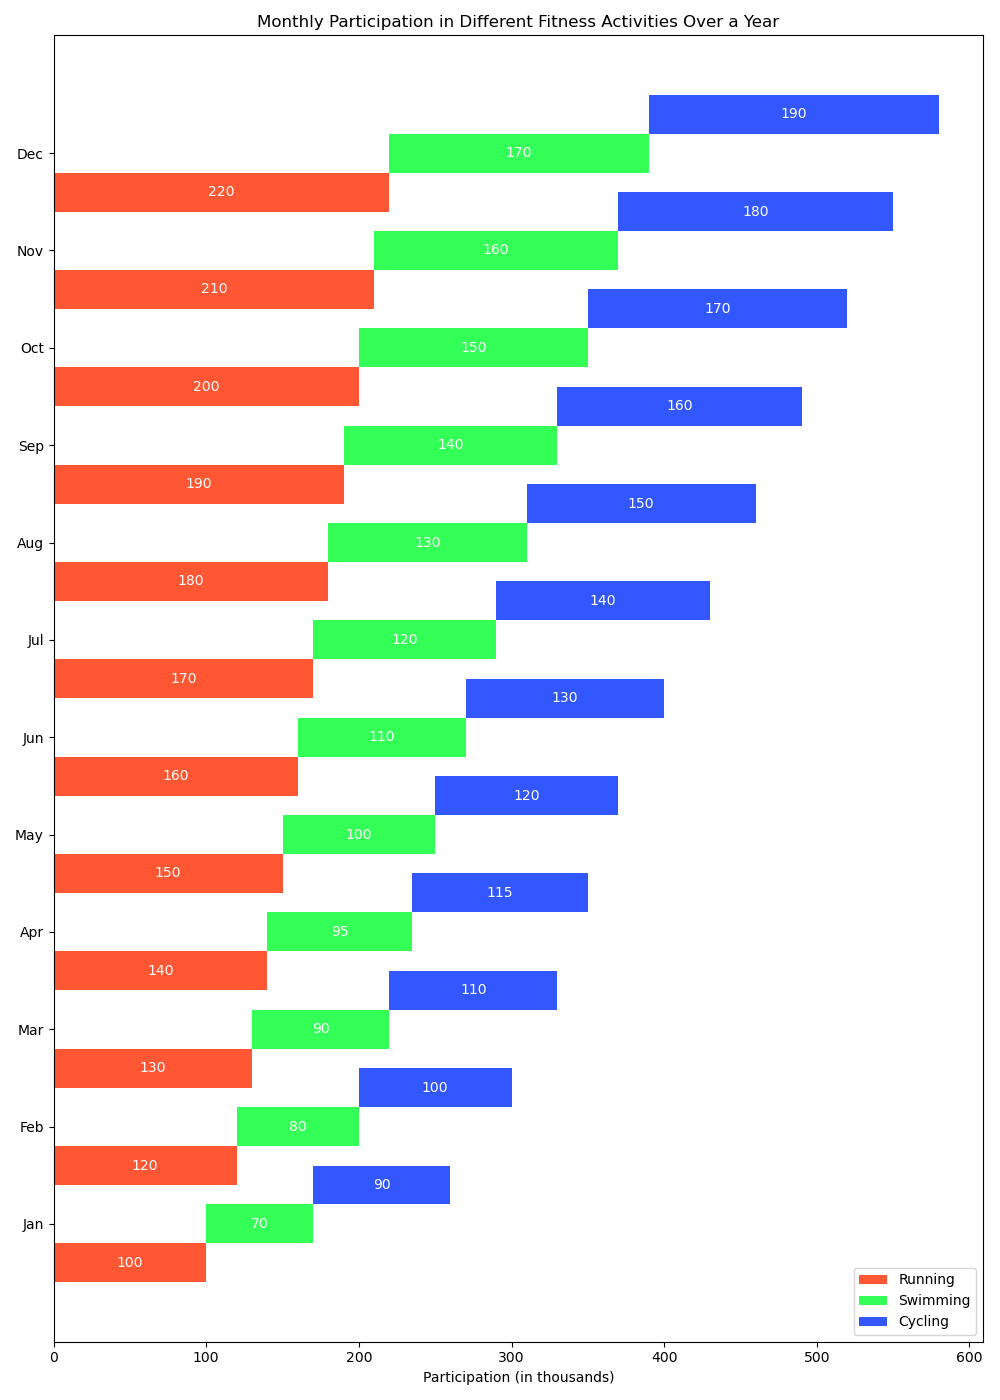

Reproduce this figure in Python.

import matplotlib.pyplot as plt

# Data
months = ['Jan', 'Feb', 'Mar', 'Apr', 'May', 'Jun', 'Jul', 'Aug', 'Sep', 'Oct', 'Nov', 'Dec']
running = [100, 120, 130, 140, 150, 160, 170, 180, 190, 200, 210, 220]
swimming = [70, 80, 90, 95, 100, 110, 120, 130, 140, 150, 160, 170]
cycling = [90, 100, 110, 115, 120, 130, 140, 150, 160, 170, 180, 190]

# Colors
colors_running = '#FF5733'
colors_swimming = '#33FF57'
colors_cycling = '#3357FF'

# Plotting
fig, ax = plt.subplots(figsize=(10, 14))  # Change the figure size

bar_height = 0.4  # Change the width of the bars

x_positions = range(len(months))
bar_positions_running = [pos - bar_height for pos in x_positions]
bar_positions_swimming = x_positions
bar_positions_cycling = [pos + bar_height for pos in x_positions]

ax.barh(bar_positions_running, running, bar_height, label='Running', color=colors_running)
ax.barh(bar_positions_swimming, swimming, bar_height, left=running, label='Swimming', color=colors_swimming)
ax.barh(bar_positions_cycling, cycling, bar_height, left=[x + y for x, y in zip(running, swimming)], label='Cycling', color=colors_cycling)

ax.set_xlabel('Participation (in thousands)')
ax.set_title('Monthly Participation in Different Fitness Activities Over a Year')
ax.set_yticks(x_positions)
ax.set_yticklabels(months)
ax.legend(loc='lower right')

for i in range(len(months)):
    ax.text(running[i]/2, bar_positions_running[i], str(running[i]), va='center', ha='center', color='white')
    ax.text(running[i] + swimming[i]/2, bar_positions_swimming[i], str(swimming[i]), va='center', ha='center', color='white')
    ax.text(running[i] + swimming[i] + cycling[i]/2, bar_positions_cycling[i], str(cycling[i]), va='center', ha='center', color='white')

plt.tight_layout()
plt.show()
